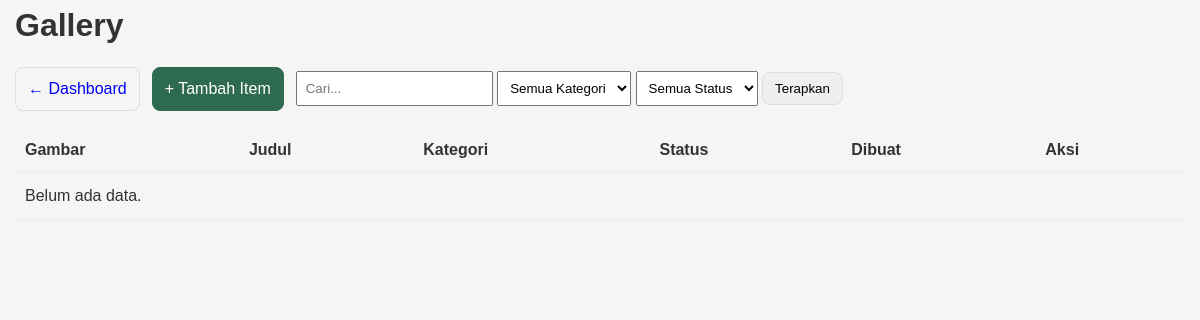
Before: /admin/gallery/index.php (signed in) with the older database file.
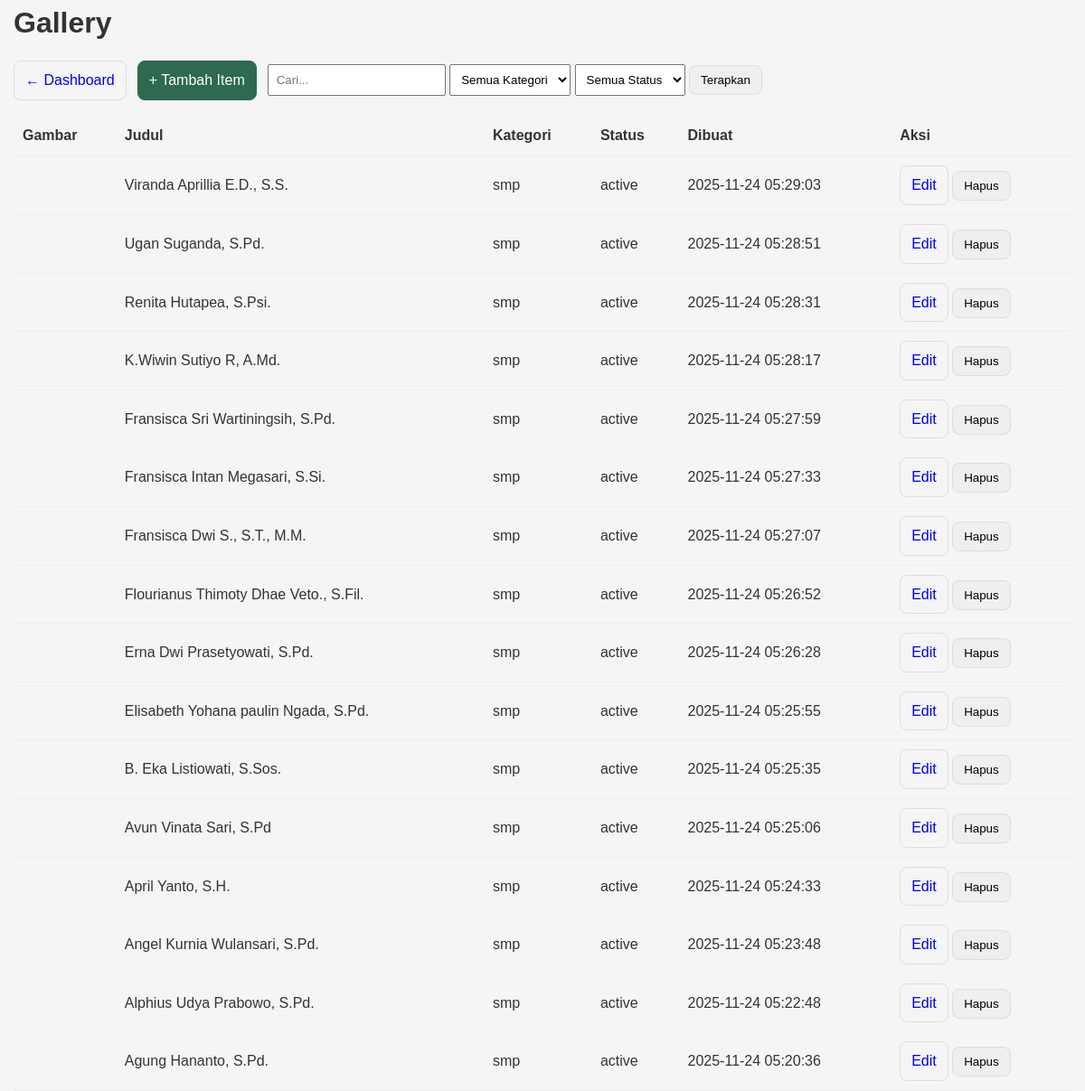
After: the same page with the newer database file.
### tables this page shows
CREATE TABLE `gallery` (
  `id` int(11) NOT NULL,
  `title` varchar(255) NOT NULL,
  `description` text DEFAULT NULL,
  `image_path` varchar(500) NOT NULL,
  `category` enum('tk','sd','smp','sma') NOT NULL,
  `status` enum('active','inactive') DEFAULT 'active',
  `created_by` int(11) DEFAULT NULL,
  `created_at` timestamp NULL DEFAULT current_timestamp()
);

### config/database.php (called while the page is built, shortened)
<?php
class Database {
    private $host;
    private $port;
    private $db_name;
    private $username;
    private $password;
    public function __construct() {
        $this->host = getenv("MYSQLHOST") ?: "localhost";
        $this->port = getenv("MYSQLPORT") ?: "3306";
        $this->db_name = getenv("MYSQLDATABASE") ?: "isr_school";
        $this->username = getenv("MYSQLUSER") ?: "root";
        $this->password = getenv("MYSQLPASSWORD") ?: "";
    }
    public function getConnection() {
        $this->conn = null;
        try {
            $dsn = "mysql:host={$this->host};port={$this->port};dbname={$this->db_name};charset=utf8mb4";
            $this->conn = new PDO($dsn, $this->username, $this->password, [
                PDO::ATTR_ERRMODE => PDO::ERRMODE_EXCEPTION,
                PDO::ATTR_DEFAULT_FETCH_MODE => PDO::FETCH_ASSOC
            ]);
        } catch(PDOException $exception) {
            echo "Connection error: " . $exception->getMessage();
        }
        return $this->conn;
    }
}
?>

### models/Gallery.php (called while the page is built, shortened)
<?php
require_once __DIR__ . '/../config/database.php';
class Gallery {
  private $db;
  public function __construct() {
    $this->db = (new Database())->getConnection();
  }
  public function all($filters = []) {
    $sql = "SELECT * FROM gallery WHERE 1=1";
    $params = [];
    $sql .= " ORDER BY created_at DESC";
    $stmt = $this->db->prepare($sql);
    $stmt->execute();
    return $stmt->fetchAll(PDO::FETCH_ASSOC);
  }
}

### admin/gallery/index.php (the view, shortened to what this page needs)
<?php
require_once __DIR__ . '/../../models/Gallery.php';
$gallery = new Gallery();
$q = $_GET['q'] ?? '';
$category = $_GET['category'] ?? '';
$status = $_GET['status'] ?? '';
$items = $gallery->all([
  'q' => $q,
  'category' => $category,
  'status' => $status,
]);
function h($s){ return htmlspecialchars((string)$s, ENT_QUOTES, 'UTF-8'); }
?>
<!DOCTYPE html>
<html lang="id">
<head>
  <link rel="stylesheet" href="/site/assets/css/style.css">
</head>
<body>
  <div class="container">
    <h1>Gallery</h1>
    <div class="topbar">
      <a href="/site/admin/dashboard.php" class="btn">← Dashboard</a>
      <a class="btn btn-primary" href="create.php">+ Tambah Item</a>
      <form class="filters" method="get">
        <input type="text" name="q" placeholder="Cari..." value="<?= h($q) ?>">
        <select name="category">
          <option value="">Semua Kategori</option>
        </select>
        <select name="status">
          <option value="">Semua Status</option>
        </select>
        <button class="btn">Terapkan</button>
      </form>
    </div>
    <table>
      <thead>
        <tr><th>Gambar</th><th>Judul</th><th>Kategori</th><th>Status</th><th>Dibuat</th><th>Aksi</th></tr>
      </thead>
      <tbody>
        <?php foreach ($items as $it): ?>
          <tr>
            <td><?php if ($it['image_path']): ?><img src="/site/<?= h($it['image_path']) ?>" alt="" style="height:60px"><?php endif; ?></td>
            <td><?= h($it['title']) ?></td>
            <td><?= h($it['category']) ?></td>
            <td><?= h($it['status']) ?></td>
            <td><?= h($it['created_at']) ?></td>
            <td>
              <a class="btn" href="edit.php?id=<?= (int)$it['id'] ?>">Edit</a>
              <form action="delete.php" method="post" style="display:inline" onsubmit="return confirm('Hapus item ini?')">
                <button class="btn" type="submit">Hapus</button>
              </form>
            </td>
          </tr>
        <?php endforeach; ?>
        <?php if (!$items): ?>
          <tr><td colspan="6">Belum ada data.</td></tr>
        <?php endif; ?>
      </tbody>
    </table>
  </div>
</body>
</html>

Changed rows visible on the page:
added gallery: title "Viranda Aprillia E.D., S.S.", category "smp", status "active", created_at "2025-11-24 05:29:03"
added gallery: title "Ugan Suganda, S.Pd.", category "smp", status "active", created_at "2025-11-24 05:28:51"
added gallery: title "Renita Hutapea, S.Psi.", category "smp", status "active", created_at "2025-11-24 05:28:31"
added gallery: title "K.Wiwin Sutiyo R, A.Md.", category "smp", status "active", created_at "2025-11-24 05:28:17"
added gallery: title "Fransisca Sri Wartiningsih, S.Pd.", category "smp", status "active", created_at "2025-11-24 05:27:59"
added gallery: title "Fransisca Intan Megasari, S.Si.", category "smp", status "active", created_at "2025-11-24 05:27:33"
added gallery: title "Fransisca Dwi S., S.T., M.M.", category "smp", status "active", created_at "2025-11-24 05:27:07"
added gallery: title "Flourianus Thimoty Dhae Veto., S.Fil.", category "smp", status "active", created_at "2025-11-24 05:26:52"
added gallery: title "Erna Dwi Prasetyowati, S.Pd.", category "smp", status "active", created_at "2025-11-24 05:26:28"
added gallery: title "Elisabeth Yohana paulin Ngada, S.Pd.", category "smp", status "active", created_at "2025-11-24 05:25:55"
added gallery: title "B. Eka Listiowati, S.Sos.", category "smp", status "active", created_at "2025-11-24 05:25:35"
added gallery: title "Avun Vinata Sari, S.Pd", category "smp", status "active", created_at "2025-11-24 05:25:06"
added gallery: title "April Yanto, S.H.", category "smp", status "active", created_at "2025-11-24 05:24:33"
added gallery: title "Angel Kurnia Wulansari, S.Pd.", category "smp", status "active", created_at "2025-11-24 05:23:48"
added gallery: title "Alphius Udya Prabowo, S.Pd.", category "smp", status "active", created_at "2025-11-24 05:22:48"
added gallery: title "Agung Hananto, S.Pd.", category "smp", status "active", created_at "2025-11-24 05:20:36"
Other visible differences:
text no longer shown: "Belum ada data."
